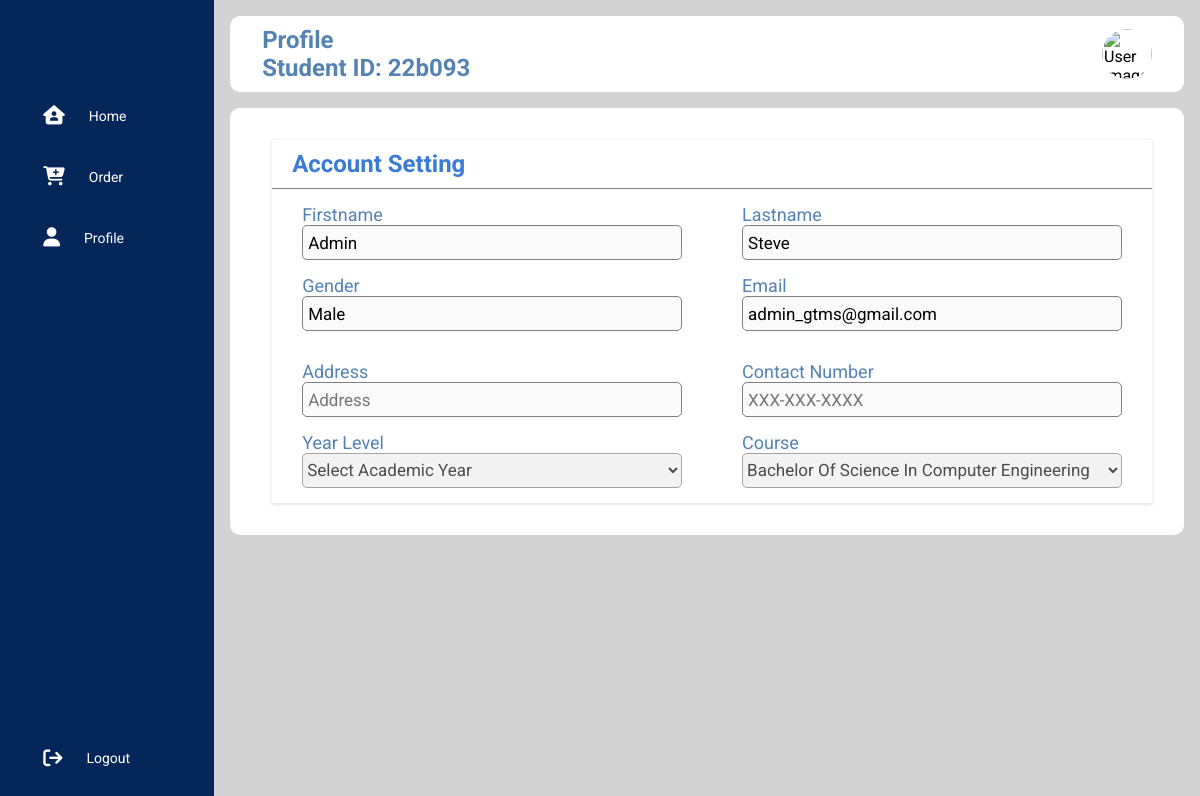
Page /user/view_profile.php (signed in) on the committed database.
### tables this page shows
CREATE TABLE `users` (
  `id` int(11) NOT NULL,
  `student_id` varchar(25) NOT NULL,
  `firstname` varchar(50) NOT NULL,
  `lastname` varchar(25) NOT NULL,
  `gender` varchar(10) NOT NULL,
  `email_address` varchar(50) NOT NULL,
  `password` varchar(255) NOT NULL,
  `contact_no` varchar(12) NOT NULL,
  `address` varchar(255) NOT NULL,
  `course` varchar(255) NOT NULL,
  `academic_year` varchar(255) NOT NULL,
  `access_level` varchar(25) NOT NULL,
  `image_profile` varchar(255) NOT NULL,
  `profile_status` varchar(50) NOT NULL,
  `created` timestamp NOT NULL DEFAULT current_timestamp(),
  `modified` datetime NOT NULL DEFAULT current_timestamp()
);

### object/user.php (called while the page is built, shortened)
<?php
class User {
	private $conn;
	private $table_name = "users";
	public $id;
	public function __construct($db) {
		$this->conn = $db;
	}
	function readOne(){
		$query = "SELECT
					firstname,
					lastname,
					student_id,
					image_profile,
					gender,
					email_address,
					contact_no,
					address,
					course,
					academic_year
				FROM
					" . $this->table_name . "
				WHERE
					id = ?
				LIMIT 0,1";
		$stmt = $this->conn->prepare($query);
		$stmt->bindParam(1, $this->id);
		$stmt->execute();
		$row = $stmt->fetch(PDO::FETCH_ASSOC);
		$this->firstname = $row['firstname'];
		$this->lastname =  $row['lastname'];
		$this->student_id =  $row['student_id'];
		$this->gender =  $row['gender'];
		$this->email_address =  $row['email_address'];
		$this->contact_no =  $row['contact_no'];
		$this->address =  $row['address'];
		$this->course =  $row['course'];
		$this->image_profile=$row['image_profile'];
	}
}
?>

### object/course.php (called while the page is built, shortened)
<?php
class Course{
    private $conn;
    private $table_name = "courses";
    public function __construct($db){
        $this->conn = $db;
    }
    function read(){
        $query = "SELECT
                    id, name
                FROM
                    " . $this->table_name . "
                ORDER BY
                    name";
        $stmt = $this->conn->prepare($query);
        $stmt->execute();
        return $stmt;
    }
}
?>

### user/view_profile.php (the view, shortened to what this page needs)
<?php
include_once '../object/course.php';
include_once '../object/user.php';
$database = new Database();
$db = $database->getConnection();
$user = new User($db);
$course = new Course($db);
$user_id = $_SESSION['user_id'];
$user->id = $user_id;
$user->readOne();
$page_title = "Profile";
include_once 'sidebar.php';
include_once 'layout_head.php';
?>
<div class="panel_container" id="profile-container">
    <div class="panel_wrapper">
        <form class="account" action="<?php echo htmlspecialchars($_SERVER["PHP_SELF"]); ?>" method="POST" enctype="multipart/form-data">
            <div class="account_header">
                <h1 class="account_title">Account Setting</h1>
            </div>
            <div class="account_edit">
                <div class="input_container">
                    <label>Firstname</label>
                    <input type="text" name="firstname" placeholder="Firstname" value="<?php echo $user->firstname;?>" disabled>
                </div>
                <div class="input_container">
                    <label>Lastname</label>
                    <input type="text" name="lastname" placeholder="Lastname" value="<?php echo $user->lastname;?>" disabled>
                </div>
            </div>
            <div class="account_edit">
                <div class="input_container">
                    <?php
                        if ($user->gender== "") {
                            echo "<label disabled name='gender'>Gender</label>";
                            echo "<select name='gender' required>";
                                echo "<option value='' disabled selected></option>";
                                echo "<option>Male</option>";
                                echo "<option>Female</option>";
                            echo "</select>";
                        }else{
                            echo "<label disabled>Gender</label>";
                            echo "<input type='text' name='' value='{$user->gender}' disabled>";
                        }
                    ?>
                </div>
                <div class="input_container">
                    <label>Email</label>
                    <input type="text" name="email_address" placeholder="Email" value="<?php echo $user->email_address;?>" disabled>
                </div>
            </div>
            <div class="account_edit">
                <div class="input_container">
                    <label>Address</label>
                    <input type="text" name="address" placeholder="Address" value="<?php echo $user->address;?>" disabled>
                </div>
                <div class="input_container">
                    <label>Contact Number</label>
                    <input type="text" name="contact_no" placeholder="XXX-XXX-XXXX" pattern="[0-9]{3}-[0-9]{3}-[0-9]{4}" value="<?php echo $user->contact_no;?>" disabled>
                </div>
            </div>
            <div class="account_edit">
                <div class="input_container">
                    <label>Year Level</label>
                    <?php
                        echo "<select name='academic_year' disabled>";
                        echo "<option disabled selected>Select Academic Year</option>";
                        echo "</select>";
                    ?>
                </div>
                <div class="input_container">
                    <label>Course</label>
                    <?php
                    $stmt = $course->read();
                    echo "<select name='course' disabled>";
                    while ($row_course = $stmt->fetch(PDO::FETCH_ASSOC)) {
                        $course_id = $row_course['id'];
                        $course_name = $row_course['name'];
                        if ($user->course==$course_id) {
                            echo "<option value='$course_id' selected>";
                        }else{
                            echo "<option value='$course_id'>";
                        }
                        echo "$course_name</option>";
                    }
                    echo "</select>";
                    ?>
                </div>
            </div>
        </form>
    </div>
</div>
<?php include_once 'layout_foot.php'; ?>

### user/layout_head.php (shortened to what this page needs)
<html>
<head>
    <link rel="stylesheet" href="https://cdnjs.cloudflare.com/ajax/libs/font-awesome/6.5.2/css/all.min.css"/>
    <?php
    if ($page_title =="Request details") {
        echo "<link rel='stylesheet' href='../libs/css/invoice-style.css'>";
    }else{
        echo "<link rel='stylesheet' href='../libs/css/user-style.css'>";
    }
    ?>
</head>
<body>
<?php
if ($page_title =="Profile") {
    echo "<div class='main_content'>";
        echo "<div class='header_wrapper'>";
            echo "<div class='header_title'>";
                echo "<h2>{$page_title}</h2>";
                echo "<h2>Student ID: {$user->student_id}</h2>";
            echo "</div>";
            echo "<div class='user_info'>";
                echo isset($user->image_profile) ? "<img src='uploads/{$_SESSION['user_id']}/{$user->image_profile}' alt='User Image'>" : "No image found. </br>";
            echo "</div>";
        echo "</div>";
    }
?>

### libs/css/user-style.css (style rules this page uses)
* { margin: 0; padding: 0; border: none; outline: none; box-sizing: border-box; font-family: Roboto; }
body { display: flex; }
.main_content { position: relative; background: lightgray; width: 100%; padding: 1rem; }
.header_wrapper img { width: 50px; height: 50px; cursor: pointer; border-radius: 100%; }
.header_wrapper { display: flex; justify-content: space-between; align-items: center; flex-wrap: wrap; background: white; border-radius: 10px; padding: 10px 2rem; margin-bottom: 1rem; }
.header_title { color: #5483b3; }
.user_info { display: flex; align-items: center; gap: 1rem; }
.panel_container { background: white; padding: 2rem; border-radius: 10px; margin: auto; }
.panel_wrapper { display: flex; flex-wrap: wrap; gap: 1rem; }
.account { flex: 2; width: 50%; margin-left: 10px; background-color: white; box-shadow: rgba(0, 0, 0, 0.16) 0px 1px 4px; height: auto; }
.account_header { display: flex; justify-content: space-between; align-items: center; padding: 10px; border-bottom: 1px solid gray; }
.account_title { font-size: 24px; color: #3a7bd5; font-weight: bold; margin-left: 10px; }
.account_edit { display: flex; justify-content: space-between; margin: 15px 0; }
.input_container { width: 100%; display: flex; flex-direction: column; margin: 0 30px;; }
.input_container label { color: #5483b3; font-size: 18px; }
.input_container input { height: 35px; border: 1.5px solid gray; border-radius: 5px; color: black; font-size: 17px; padding: 5px; }
.input_container select { height: 35px; border: 1.5px solid gray; border-radius: 5px; color: black; font-size: 17px; text-transform: capitalize; }

### rows in the picture
users: student "22b093", firstname "Admin", lastname "Steve", gender "Male", email_address "admin_gtms@gmail.com"

### other values in the picture
$page_title "Profile"
form field course "Bachelor of Science in Computer Engineering"
